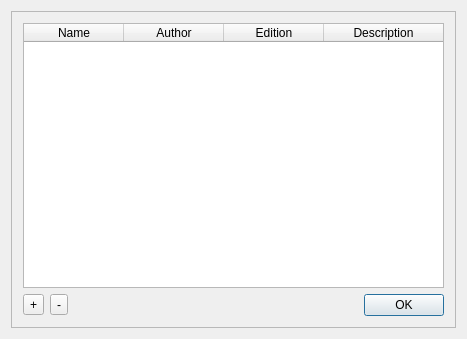
<?xml version="1.0" encoding="UTF-8"?>
<ui version="4.0">
 <class>BookDetailsClass</class>
 <widget class="QDialog" name="BookDetailsClass">
  <property name="geometry">
   <rect>
    <x>0</x>
    <y>0</y>
    <width>467</width>
    <height>339</height>
   </rect>
  </property>
  <property name="windowTitle">
   <string>BookDetails</string>
  </property>
  <layout class="QGridLayout" name="gridLayout_3">
   <item row="0" column="0">
    <widget class="QFrame" name="frame">
     <property name="frameShape">
      <enum>QFrame::StyledPanel</enum>
     </property>
     <property name="frameShadow">
      <enum>QFrame::Raised</enum>
     </property>
     <layout class="QGridLayout" name="gridLayout">
      <item row="0" column="0" colspan="4">
       <widget class="QTableWidget" name="tbllbook">
        <property name="editTriggers">
         <set>QAbstractItemView::NoEditTriggers</set>
        </property>
        <property name="selectionMode">
         <enum>QAbstractItemView::ContiguousSelection</enum>
        </property>
        <property name="selectionBehavior">
         <enum>QAbstractItemView::SelectRows</enum>
        </property>
        <attribute name="horizontalHeaderStretchLastSection">
         <bool>true</bool>
        </attribute>
        <attribute name="horizontalHeaderStretchLastSection">
         <bool>true</bool>
        </attribute>
        <column>
         <property name="text">
          <string>Name</string>
         </property>
        </column>
        <column>
         <property name="text">
          <string>Author</string>
         </property>
        </column>
        <column>
         <property name="text">
          <string>Edition</string>
         </property>
        </column>
        <column>
         <property name="text">
          <string>Description</string>
         </property>
        </column>
       </widget>
      </item>
      <item row="1" column="0">
       <widget class="QToolButton" name="btnPlus">
        <property name="text">
         <string>+</string>
        </property>
       </widget>
      </item>
      <item row="1" column="1">
       <widget class="QToolButton" name="btnMinus">
        <property name="text">
         <string>-</string>
        </property>
       </widget>
      </item>
      <item row="1" column="2">
       <spacer name="horizontalSpacer">
        <property name="orientation">
         <enum>Qt::Horizontal</enum>
        </property>
        <property name="sizeHint" stdset="0">
         <size>
          <width>295</width>
          <height>17</height>
         </size>
        </property>
       </spacer>
      </item>
      <item row="1" column="3">
       <widget class="QPushButton" name="btnOK">
        <property name="text">
         <string>OK</string>
        </property>
       </widget>
      </item>
     </layout>
    </widget>
   </item>
  </layout>
 </widget>
 <layoutdefault spacing="6" margin="11"/>
 <resources/>
 <connections/>
</ui>
